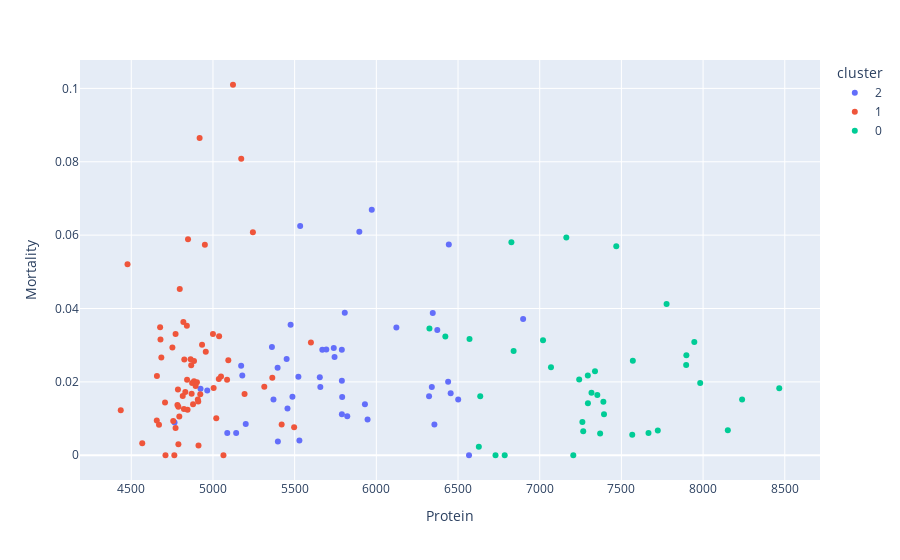

The cell this chart's notebook holds for it:
### Code cell
fig = px.scatter(df_vis, x = 'Protein', y = 'Mortality', color = 'cluster', hover_name = 'Country')
fig.show()

### Figure 1 — Plotly figure (JSON) as saved in the notebook; plotly's stock layout.template omitted (floating-point values rounded to 4 significant figures)
{"data": [{"hovertemplate": "<b>%{hovertext}</b><br><br>cluster=2<br>Protein=%{x}<br>Mortality=%{y}<extra></extra>", "hovertext": ["Afghanistan", "Algeria", "Azerbaijan", "Belize", "Bosnia and Herzegovina", "Botswana", "Cabo Verde", "Cambodia", "Central African Republic", "Chad", "Congo", "Cuba", "Dominican Republic", "El Salvador", "Eswatini", "Fiji", "Gabon", "Guatemala", "Guyana", "Honduras", "India", "Iran (Islamic Republic of)", "Jordan", "Kenya", "Korea, South", "Kuwait", "Lebanon", "Malaysia", "Mali", "Mauritania", "Mauritius", "Morocco", "Namibia", "Nicaragua", "North Macedonia", "Paraguay", "Peru", "Philippines", "Saudi Arabia", "South Africa", "Sudan", "Suriname", "Thailand", "Tunisia", "Turkey", "United Arab Emirates", "Venezuela (Bolivarian Republic of)"], "legendgroup": "2", "marker": {"color": "#636efa", "symbol": "circle"}, "mode": "markers", "name": "2", "orientation": "v", "showlegend": true, "type": "scatter", "x": [6899.0, 6373.0, 5930.0, 5791.0, 5669.0, 5397.0, 5789.0, 6567.0, 5456.0, 5972.0, 5173.0, 5789.0, 4924.0, 5740.0, 6439.0, 5534.0, 5088.0, 6123.0, 5361.0, 5694.0, 6501.0, 6444.0, 5946.0, 6340.0, 4965.0, 5142.0, 6355.0, 4765.0, 6345.0, 5523.0, 5396.0, 6455.0, 5822.0, 5789.0, 5475.0, 5180.0, 5807.0, 5657.0, 5370.0, 5451.0, 5896.0, 5654.0, 5487.0, 6323.0, 5744.0, 5529.0, 5201.0], "xaxis": "x", "y": [0.03716, 0.03415, 0.01391, 0.01588, 0.02876, 0.003744, 0.01115, 0, 0.01277, 0.06691, 0.02437, 0.02029, 0.01811, 0.02924, 0.02004, 0.0625, 0.006078, 0.03485, 0.02948, 0.02882, 0.01516, 0.05745, 0.009759, 0.01861, 0.01764, 0.006077, 0.008357, 0.008894, 0.03874, 0.02139, 0.02387, 0.01693, 0.01063, 0.02877, 0.03556, 0.02177, 0.03886, 0.01858, 0.01518, 0.02622, 0.06092, 0.02124, 0.01595, 0.01608, 0.02681, 0.003999, 0.008495], "yaxis": "y"}, {"hovertemplate": "<b>%{hovertext}</b><br><br>cluster=1<br>Protein=%{x}<br>Mortality=%{y}<extra></extra>", "hovertext": ["Albania", "Argentina", "Armenia", "Australia", "Austria", "Barbados", "Belarus", "Belgium", "Bolivia", "Brazil", "Bulgaria", "China", "Colombia", "Costa Rica", "Croatia", "Cyprus", "Czechia", "Denmark", "Dominica", "Ecuador", "Estonia", "Finland", "France", "Georgia", "Germany", "Greece", "Hungary", "Iceland", "Ireland", "Israel", "Italy", "Jamaica", "Japan", "Kazakhstan", "Kyrgyzstan", "Latvia", "Lithuania", "Luxembourg", "Maldives", "Malta", "Mexico", "Mongolia", "Montenegro", "Netherlands", "New Zealand", "Norway", "Oman", "Pakistan", "Panama", "Poland", "Portugal", "Romania", "Russian Federation", "Saint Vincent and the Grenadines", "Serbia", "Slovakia", "Slovenia", "Spain", "Sweden", "Switzerland", "Trinidad and Tobago", "Ukraine", "United Kingdom", "Uruguay", "Uzbekistan", "Vietnam"], "legendgroup": "1", "marker": {"color": "#EF553B", "symbol": "circle"}, "mode": "markers", "name": "1", "orientation": "v", "showlegend": true, "type": "scatter", "x": [4863.0, 4684.0, 5194.0, 4771.0, 4783.0, 4679.0, 4794.0, 4797.0, 5245.0, 4752.0, 5000.0, 4477.0, 4933.0, 4845.0, 4707.0, 4757.0, 4670.0, 4894.0, 4709.0, 5173.0, 4922.0, 5094.0, 4840.0, 5497.0, 4825.0, 4884.0, 4867.0, 4911.0, 4819.0, 4771.0, 4918.0, 5036.0, 4786.0, 4815.0, 5363.0, 4822.0, 4910.0, 4436.0, 4567.0, 4656.0, 5123.0, 5064.0, 4907.0, 4956.0, 4788.0, 4869.0, 5020.0, 5086.0, 4842.0, 4872.0, 4657.0, 5038.0, 4831.0, 4764.0, 5049.0, 4788.0, 4878.0, 4677.0, 4950.0, 4884.0, 5004.0, 5314.0, 4847.0, 4902.0, 5420.0, 5600.0], "xaxis": "x", "y": [0.02617, 0.02665, 0.01667, 0.03302, 0.01371, 0.03153, 0.01057, 0.04531, 0.06078, 0.02936, 0.03302, 0.05207, 0.03013, 0.0124, 0.0144, 0.009304, 0.008315, 0.01887, 0, 0.08079, 0.01665, 0.02589, 0.03532, 0.007662, 0.0261, 0.02015, 0.02456, 0.002682, 0.03632, 0.007423, 0.08644, 0.02079, 0.01794, 0.01613, 0.02115, 0.01259, 0.01463, 0.01226, 0.003294, 0.0095, 0.101, 0, 0.01523, 0.02819, 0.01325, 0.01674, 0.01007, 0.02059, 0.02056, 0.01972, 0.02158, 0.03244, 0.01721, 0, 0.02144, 0.002997, 0.01389, 0.03488, 0.05734, 0.02571, 0.01831, 0.01868, 0.05888, 0.01992, 0.008359, 0.0307], "yaxis": "y"}, {"hovertemplate": "<b>%{hovertext}</b><br><br>cluster=0<br>Protein=%{x}<br>Mortality=%{y}<extra></extra>", "hovertext": ["Angola", "Bangladesh", "Benin", "Burkina Faso", "Cameroon", "Cote d'Ivoire", "Djibouti", "Egypt", "Ethiopia", "Gambia", "Ghana", "Guinea", "Guinea-Bissau", "Haiti", "Indonesia", "Iraq", "Lao People's Democratic Republic", "Lesotho", "Liberia", "Madagascar", "Malawi", "Mozambique", "Nepal", "Niger", "Nigeria", "Rwanda", "Sao Tome and Principe", "Senegal", "Sierra Leone", "Solomon Islands", "Sri Lanka", "Timor-Leste", "Togo", "Uganda", "United Republic of Tanzania", "Zambia", "Zimbabwe"], "legendgroup": "0", "marker": {"color": "#00cc96", "symbol": "circle"}, "mode": "markers", "name": "0", "orientation": "v", "showlegend": true, "type": "scatter", "x": [6570.0, 7390.0, 7353.0, 7898.0, 7982.0, 7370.0, 7393.0, 6827.0, 8239.0, 6422.0, 7266.0, 7666.0, 7317.0, 7570.0, 6325.0, 7069.0, 7206.0, 7338.0, 7163.0, 7295.0, 7946.0, 7723.0, 7566.0, 7469.0, 8466.0, 8151.0, 6636.0, 7242.0, 7020.0, 6729.0, 6627.0, 6786.0, 7896.0, 7261.0, 7777.0, 7294.0, 6840.0], "xaxis": "x", "y": [0.03168, 0.01456, 0.01643, 0.02723, 0.01972, 0.005954, 0.01115, 0.05808, 0.01519, 0.03234, 0.006544, 0.006077, 0.01706, 0.02574, 0.03454, 0.02396, 0, 0.02291, 0.05938, 0.01416, 0.03089, 0.006769, 0.005565, 0.05698, 0.01828, 0.006811, 0.01608, 0.02067, 0.03132, 0, 0.002311, 0, 0.02463, 0.009073, 0.04126, 0.02177, 0.02843], "yaxis": "y"}], "layout": {"legend": {"title": {"text": "cluster"}, "tracegroupgap": 0}, "margin": {"t": 60}, "xaxis": {"anchor": "y", "domain": [0, 1], "title": {"text": "Protein"}}, "yaxis": {"anchor": "x", "domain": [0, 1], "title": {"text": "Mortality"}}}}
